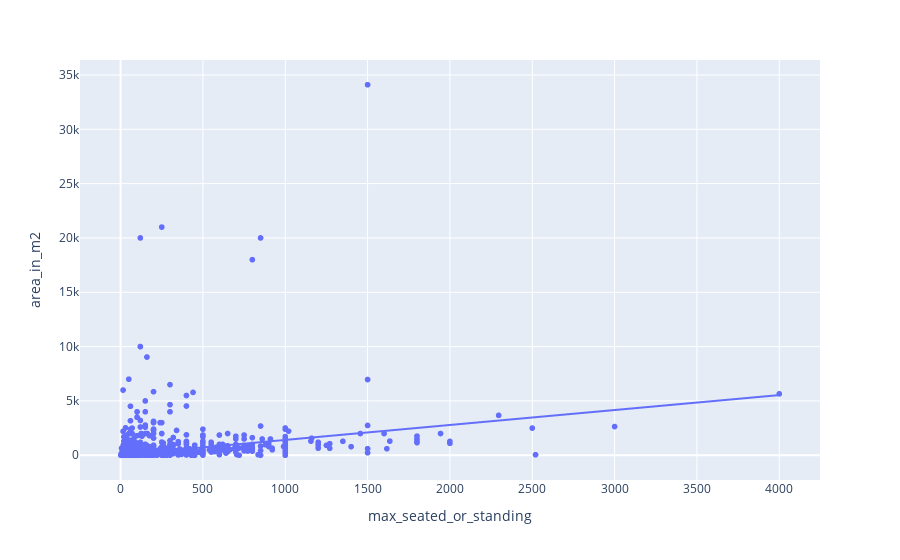

The notebook cell this image was saved under:
### Markdown cell above
Initially, we tried to build a simple OLS regression model between 'max_seated_or_standing' and 'area_in_m2'. We hoped we could identify outliers from this model. The model is visualised below, it has a very low R2 value and is clearly a bad fit.

### Code cell
fig = px.scatter(venues, x="max_seated_or_standing", y="area_in_m2", trendline="ols")
fig.show()

### Figure 1 — Plotly figure (JSON) as saved in the notebook; plotly's stock layout.template omitted (floating-point values rounded to 4 significant figures; data arrays with more than 128 entries replaced by an {"elided": "..."} marker saying what was removed)
{"data": [{"hovertemplate": "max_seated_or_standing=%{x}<br>area_in_m2=%{y}<extra></extra>", "legendgroup": "", "marker": {"color": "#636efa", "symbol": "circle"}, "mode": "markers", "name": "", "showlegend": false, "type": "scattergl", "x": {"elided": "4760 int values"}, "xaxis": "x", "y": {"elided": "4760 int values"}, "yaxis": "y"}, {"hovertemplate": "<b>OLS trendline</b><br>area_in_m2 = 1.37619 * max_seated_or_standing + 33.9676<br>R<sup>2</sup>=0.096881<br><br>max_seated_or_standing=%{x}<br>area_in_m2=%{y} <b>(trend)</b><extra></extra>", "legendgroup": "", "marker": {"color": "#636efa", "symbol": "circle"}, "mode": "lines", "name": "", "showlegend": false, "type": "scattergl", "x": {"elided": "4760 int values"}, "xaxis": "x", "y": {"elided": "4760 float values"}, "yaxis": "y"}], "layout": {"autosize": true, "legend": {"tracegroupgap": 0}, "margin": {"t": 60}, "xaxis": {"anchor": "y", "autorange": true, "domain": [0, 1], "range": [-243.5, 4244.0], "title": {"text": "max_seated_or_standing"}, "type": "linear"}, "yaxis": {"anchor": "x", "autorange": true, "domain": [0, 1], "range": [-2640.0, 36740.0], "title": {"text": "area_in_m2"}, "type": "linear"}}}
